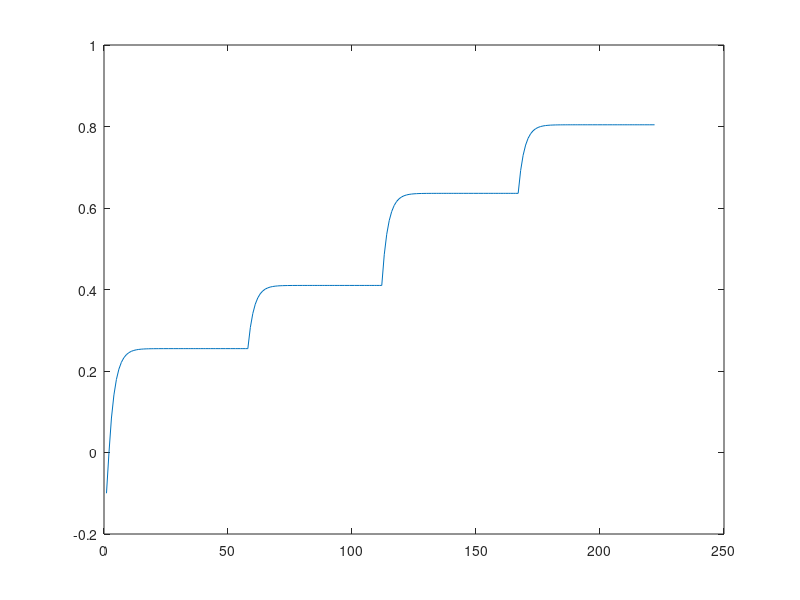

Recreate this plot in MATLAB.
S = 11;
A = 5;

erro1 = 0.001;
erro2 = 0.0010000001;


T = cell(1,A);
R = zeros(S,A);
gamma =1;

for a=1:A
    T{a} = sparse(S,S);
    for s=1:S
        T{a}(s,min(s+a-1,S)) = 1 - ((0.08*(s-1)) + (0.04*(a-1)));
        R(s,a) = 2 +(a-1);
    end
end

%policy iteration RSMDP

%pi = ceil(rand(1,S)*(A-1))+1;
%pi = [2 2 3 4 4 4 5 3 2 3 5];
pi = [5 5 5 5 5 5 5 4 3 2 1];
pi = ceil(ones(1,S));
%pi = [5 5 5 5 5 5 5 5 5 5 5];
piOld = zeros(1,S);

lambda = -0.1;

lambdaValues = lambda;
contador_iter = 0;
while any(pi ~= piOld)
    contador_iter = contador_iter + 1;

    % passo A (Update factor \lambda)
    Rpi = zeros(S,1);
    Tpi = zeros(S,S);
    for s=1:S
        Rpi(s) = R(s,pi(s));        %Recompensa usando a politica
        Tpi(s,:) = T{pi(s)}(s,:);   %Transicao, usando a politica
    end

    Gpi = Rpi;
    cpi = exp(lambda*Gpi);
    Cpi = sparse(1:S,1:S,cpi(1:S));
    Dpi = Cpi*Tpi(1:S,1:S);

    spectral = (max(abs(eigs(Dpi))));

    while spectral < (1-erro2)
        delta = (log(1-erro1)-log(spectral))/max(Rpi);
        lambda = lambda + delta

        lambdaValues = [lambdaValues lambda];

        Gpi = Rpi;
        cpi = exp(lambda*Gpi);
        Cpi = sparse(1:S,1:S,cpi(1:S));
        Dpi = Cpi*Tpi(1:S,1:S);
        spectral = (max(abs(eigs(Dpi))));
    end

    % Policy Evaluation

    Vpi = -sign(lambda)*((eye(S) - diag(exp(lambda*Rpi))*Tpi)\((1-sum(Tpi,2)).*exp(lambda*Rpi)));
    %     -1           *((I - diag(exp(lambda*C))       *Tg )\((1-Tg*1      ) *exp(lambda*C  )))
    %     -1           *((I -       D                   *Tg )\((1-Tg*1      ) *D))
    % passo B (policy improvement)

    Qpi = zeros(S,A);
    for a=1:A
        Qpi(:,a) = diag(exp(lambda*R(:,a)))*[T{a}(:,:)*Vpi - sign(lambda)*(1-sum(T{a},2))];
    end

    piOld = pi;
    [aux pi] = max(Qpi(1:S,:),[],2);
    pi = pi'
end

plot(lambdaValues)